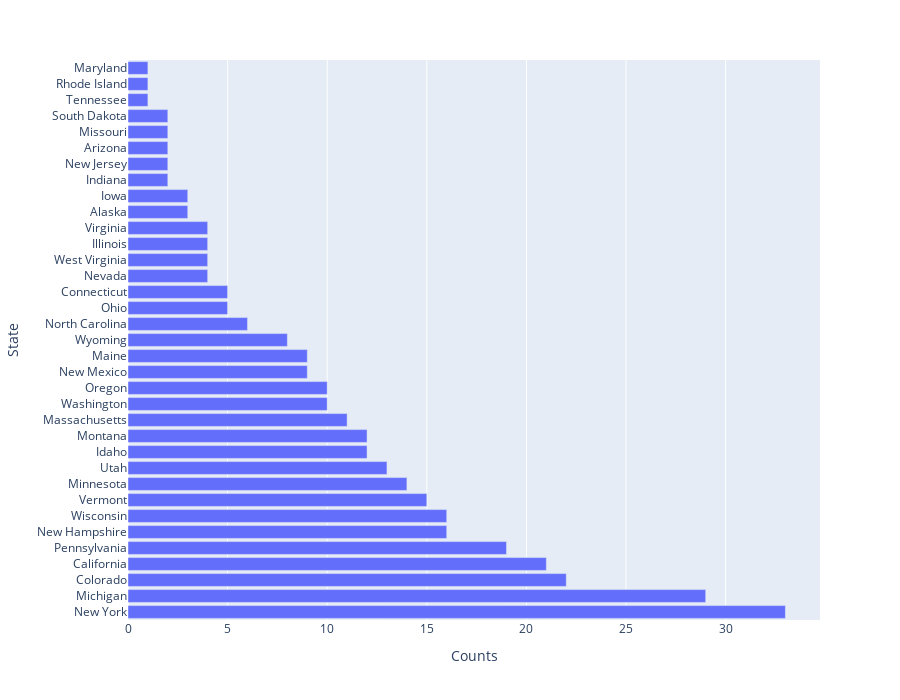
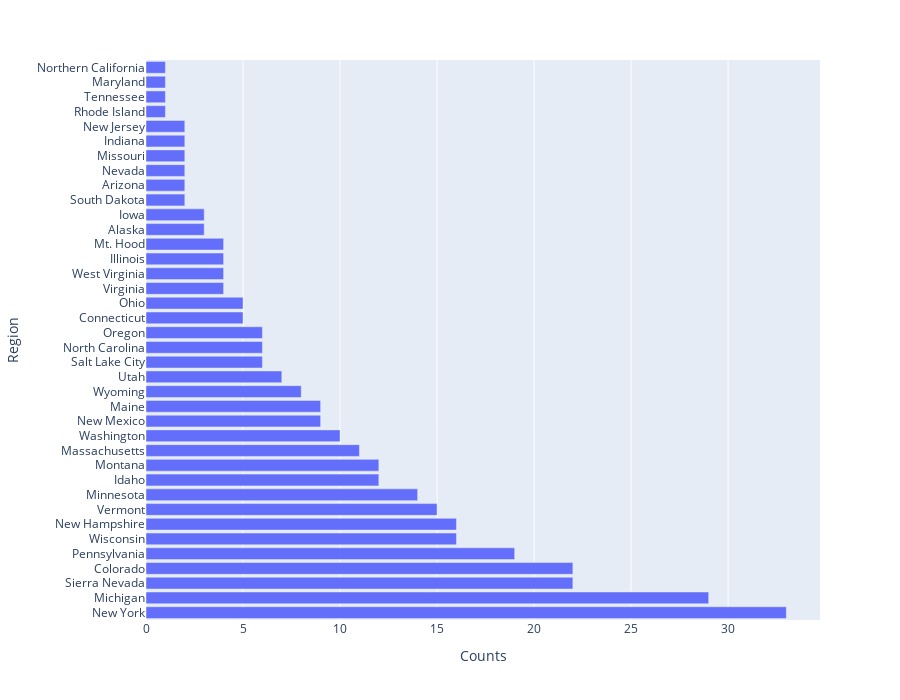

These figures' notebook cell, in order:
### Markdown cell above
Matplotlib is great at simple visualisations, but if we want to dig a little deeper on the exact values, Plotly is great at producing interactive plots so we can read off the values directly from the bars.

### Code cell
ski_data.head()
state_counts = pd.DataFrame(ski_data['state'].value_counts()).reset_index().rename(columns = {'index':'State', 'state':'Counts'})
region_counts = pd.DataFrame(ski_data['Region'].value_counts()).reset_index().rename(columns = {'index':'Region', 'Region':'Counts'})
fig_state = px.bar(state_counts, x = 'Counts', y='State', orientation = 'h', height = 700)
fig_state.show()
fig_region = px.bar(region_counts, x = 'Counts', y='Region', orientation = 'h', height = 700)
fig_region.show()

### Figure 1 — Plotly figure (JSON) as saved in the notebook; plotly's stock layout.template omitted (floating-point values rounded to 4 significant figures)
{"data": [{"alignmentgroup": "True", "hovertemplate": "Counts=%{x}<br>State=%{y}<extra></extra>", "legendgroup": "", "marker": {"color": "#636efa", "pattern": {"shape": ""}}, "name": "", "offsetgroup": "", "orientation": "h", "showlegend": false, "textposition": "auto", "type": "bar", "x": [33, 29, 22, 21, 19, 16, 16, 15, 14, 13, 12, 12, 11, 10, 10, 9, 9, 8, 6, 5, 5, 4, 4, 4, 4, 3, 3, 2, 2, 2, 2, 2, 1, 1, 1], "xaxis": "x", "y": ["New York", "Michigan", "Colorado", "California", "Pennsylvania", "New Hampshire", "Wisconsin", "Vermont", "Minnesota", "Utah", "Idaho", "Montana", "Massachusetts", "Washington", "Oregon", "New Mexico", "Maine", "Wyoming", "North Carolina", "Ohio", "Connecticut", "Nevada", "West Virginia", "Illinois", "Virginia", "Alaska", "Iowa", "Indiana", "New Jersey", "Arizona", "Missouri", "South Dakota", "Tennessee", "Rhode Island", "Maryland"], "yaxis": "y"}], "layout": {"barmode": "relative", "height": 700, "legend": {"tracegroupgap": 0}, "margin": {"t": 60}, "xaxis": {"anchor": "y", "domain": [0, 1], "title": {"text": "Counts"}}, "yaxis": {"anchor": "x", "domain": [0, 1], "title": {"text": "State"}}}}

### Figure 2 — Plotly figure (JSON) as saved in the notebook; plotly's stock layout.template omitted (floating-point values rounded to 4 significant figures)
{"data": [{"alignmentgroup": "True", "hovertemplate": "Counts=%{x}<br>Region=%{y}<extra></extra>", "legendgroup": "", "marker": {"color": "#636efa", "pattern": {"shape": ""}}, "name": "", "offsetgroup": "", "orientation": "h", "showlegend": false, "textposition": "auto", "type": "bar", "x": [33, 29, 22, 22, 19, 16, 16, 15, 14, 12, 12, 11, 10, 9, 9, 8, 7, 6, 6, 6, 5, 5, 4, 4, 4, 4, 3, 3, 2, 2, 2, 2, 2, 2, 1, 1, 1, 1], "xaxis": "x", "y": ["New York", "Michigan", "Sierra Nevada", "Colorado", "Pennsylvania", "Wisconsin", "New Hampshire", "Vermont", "Minnesota", "Idaho", "Montana", "Massachusetts", "Washington", "New Mexico", "Maine", "Wyoming", "Utah", "Salt Lake City", "North Carolina", "Oregon", "Connecticut", "Ohio", "Virginia", "West Virginia", "Illinois", "Mt. Hood", "Alaska", "Iowa", "South Dakota", "Arizona", "Nevada", "Missouri", "Indiana", "New Jersey", "Rhode Island", "Tennessee", "Maryland", "Northern California"], "yaxis": "y"}], "layout": {"barmode": "relative", "height": 700, "legend": {"tracegroupgap": 0}, "margin": {"t": 60}, "xaxis": {"anchor": "y", "domain": [0, 1], "title": {"text": "Counts"}}, "yaxis": {"anchor": "x", "domain": [0, 1], "title": {"text": "Region"}}}}
